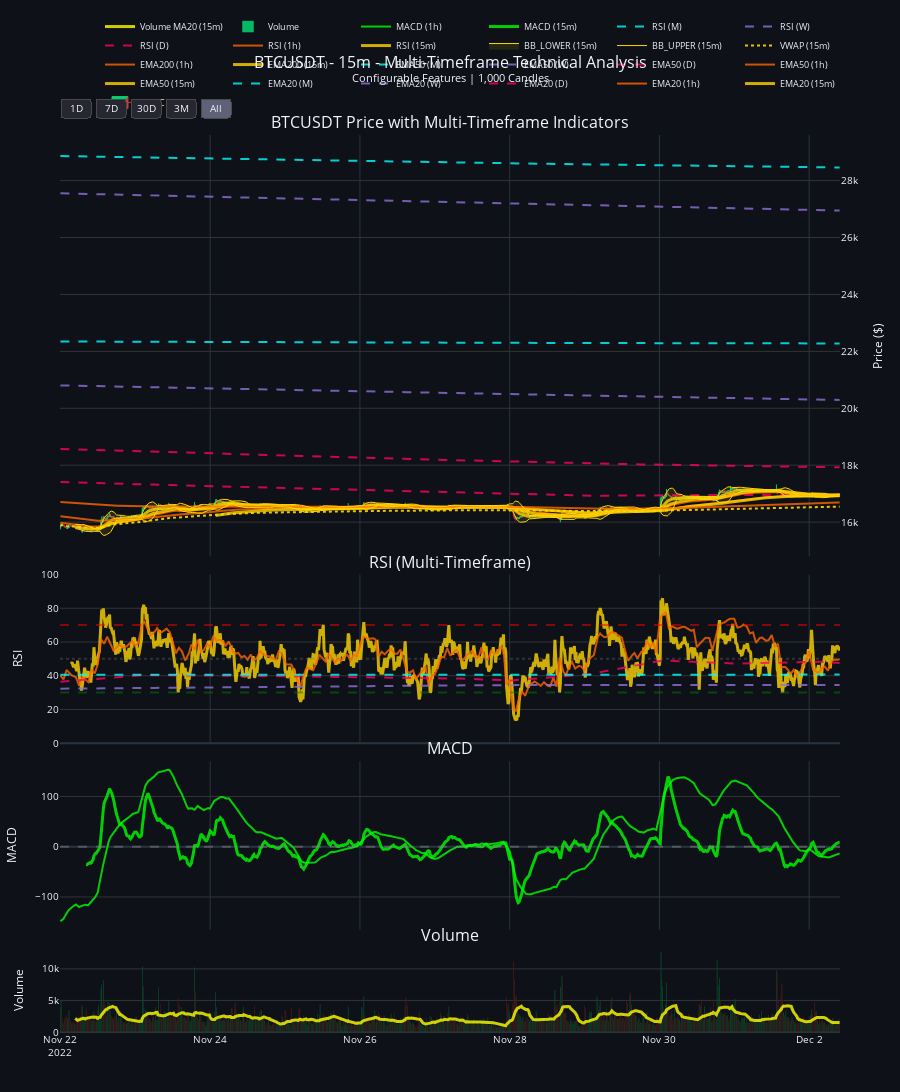

Notebook source saved alongside this figure:
### Code cell
# =============================================================================
# CREATE CHART
# =============================================================================

print("Creating Multi-Timeframe Interactive Chart...")

# Create subplot structure
fig = make_subplots(
    rows=4, cols=1, shared_xaxes=True, vertical_spacing=0.02,
    subplot_titles=(f'{symbol} Price with Multi-Timeframe Indicators', 'RSI (Multi-Timeframe)', 'MACD', 'Volume'),
    row_heights=[0.5, 0.2, 0.2, 0.1]
)

# === 1. CANDLESTICK CHART ===
fig.add_trace(go.Candlestick(
    x=viz_df.index, open=viz_df['open'], high=viz_df['high'], low=viz_df['low'], close=viz_df['close'],
    name='OHLC', increasing_line_color='#00ff88', decreasing_line_color='#ff4444',
    increasing_fillcolor='#00ff88', decreasing_fillcolor='#ff4444', line=dict(width=1), opacity=0.8
), row=1, col=1)

# === 2. MAIN CHART INDICATORS ===
for indicator, timeframes in CHART_FEATURES_CONFIG.get('main_chart', {}).items():
    available = get_available_features_by_timeframe(viz_df, indicator, timeframes)
    for tf, col_name in available.items():
        color = TIMEFRAME_COLORS.get(tf, '#ffffff')
        style = get_indicator_style(indicator, tf)
        
        # Prepare trace parameters
        trace_params = {
            'x': viz_df.index,
            'y': viz_df[col_name],
            'mode': 'lines',
            'name': f'{indicator.upper()} ({tf})',
            'line': dict(color=color, width=style['width'], dash=style['dash']),
            'opacity': style['opacity']
        }
        
        # Add fill for Bollinger Bands lower
        if indicator == 'bb_lower' and 'fill' in style:
            trace_params['fill'] = style['fill']
            # Convert hex color to rgba for fill
            hex_color = color.lstrip('#')
            rgb = tuple(int(hex_color[i:i+2], 16) for i in (0, 2, 4))
            trace_params['fillcolor'] = f'rgba({rgb[0]}, {rgb[1]}, {rgb[2]}, {style["fill_opacity"]})'
        
        # Generic trace - works for ALL indicators
        fig.add_trace(go.Scatter(**trace_params), row=1, col=1)

# === 3. RSI SUBPLOT ===
for indicator, timeframes in CHART_FEATURES_CONFIG.get('rsi_subplot', {}).items():
    available = get_available_features_by_timeframe(viz_df, indicator, timeframes)
    for tf, col_name in available.items():
        color = TIMEFRAME_COLORS.get(tf, '#ffaa00')
        style = get_indicator_style(indicator, tf)
        
        fig.add_trace(go.Scatter(
            x=viz_df.index, y=viz_df[col_name], mode='lines', name=f'RSI ({tf})',
            line=dict(color=color, width=style['width'], dash=style['dash']),
            opacity=style['opacity']
        ), row=2, col=1)

fig.add_hline(y=70, line_dash="dash", line_color="red", opacity=0.5, row=2, col=1)
fig.add_hline(y=30, line_dash="dash", line_color="green", opacity=0.5, row=2, col=1)
fig.add_hline(y=50, line_dash="dot", line_color="gray", opacity=0.3, row=2, col=1)
fig.update_yaxes(title_text="RSI", range=[0, 100], row=2, col=1)

# === 4. MACD SUBPLOT ===
macd_col = signal_col = None
for indicator, timeframes in CHART_FEATURES_CONFIG.get('macd_subplot', {}).items():
    available = get_available_features_by_timeframe(viz_df, indicator, timeframes)
    for tf, col_name in available.items():
        color = TIMEFRAME_COLORS.get(tf, '#ffffff')
        style = get_indicator_style(indicator, tf)
        
        if indicator == 'macd':
            macd_col = col_name
            fig.add_trace(go.Scatter(
                x=viz_df.index, y=viz_df[col_name], mode='lines', name=f'MACD ({tf})',
                line=dict(color='#00ff00', width=style['width'], dash=style['dash']),
                opacity=style['opacity']
            ), row=3, col=1)
        elif indicator == 'macd_signal':
            signal_col = col_name
            fig.add_trace(go.Scatter(
                x=viz_df.index, y=viz_df[col_name], mode='lines', name=f'MACD Signal ({tf})',
                line=dict(color='#ff4444', width=style['width'], dash=style['dash']),
                opacity=style['opacity']
            ), row=3, col=1)

if macd_col and signal_col:
    macd_histogram = viz_df[macd_col] - viz_df[signal_col]
    colors = ['green' if x >= 0 else 'red' for x in macd_histogram]
    fig.add_trace(go.Bar(x=viz_df.index, y=macd_histogram, name='MACD Histogram', 
                        marker_color=colors, opacity=0.5), row=3, col=1)

fig.add_hline(y=0, line_dash="dash", line_color="gray", opacity=0.5, row=3, col=1)
fig.update_yaxes(title_text="MACD", row=3, col=1)

# === 5. VOLUME BARS ===
volume_colors = ['#00ff88' if viz_df['close'].iloc[i] >= viz_df['open'].iloc[i] else '#ff4444' for i in range(len(viz_df))]
fig.add_trace(go.Bar(x=viz_df.index, y=viz_df['volume'], name='Volume', marker_color=volume_colors, opacity=0.7), row=4, col=1)

for indicator, timeframes in CHART_FEATURES_CONFIG.get('volume_subplot', {}).items():
    if indicator == 'volume_ma20':
        available = get_available_features_by_timeframe(viz_df, indicator, timeframes)
        for tf, col_name in available.items():
            style = get_indicator_style(indicator, tf)
            fig.add_trace(go.Scatter(
                x=viz_df.index, y=viz_df[col_name], mode='lines', name=f'Volume MA20 ({tf})',
                line=dict(color='#ffff00', width=style['width'], dash=style['dash']),
                opacity=style['opacity']
            ), row=4, col=1)

fig.update_yaxes(title_text="Volume", row=4, col=1)

# === 6. LAYOUT & DISPLAY ===
fig.update_layout(
    title={'text': f'{symbol} - {time_frame} - Multi-Timeframe Technical Analysis<br><sup>Configurable Features | {len(viz_df):,} Candles</sup>',
           'x': 0.5, 'xanchor': 'center', 'font': {'size': 16}},
    height=1200, showlegend=True, template='plotly_dark', font=dict(size=10),
    margin=dict(l=60, r=60, t=100, b=60), plot_bgcolor='#0e1117', paper_bgcolor='#0e1117',
    legend=dict(orientation="h", yanchor="bottom", y=1.02, xanchor="right", x=1, font=dict(size=9)),
    xaxis=dict(rangeselector=dict(buttons=[
        dict(count=1, label="1D", step="day", stepmode="backward"),
        dict(count=7, label="7D", step="day", stepmode="backward"),
        dict(count=30, label="30D", step="day", stepmode="backward"),
        dict(count=90, label="3M", step="day", stepmode="backward"),
        dict(step="all", label="All")
    ], bgcolor='#262730', bordercolor='#4a4a4a', borderwidth=1), rangeslider=dict(visible=False), type="date"),
    hovermode='x unified', hoverlabel=dict(bgcolor="rgba(0,0,0,0.8)", bordercolor="white", font_size=10)
)

fig.update_yaxes(title_text="Price ($)", row=1, col=1, side='right')
for row in range(1, 5):
    fig.update_yaxes(showgrid=True, gridwidth=1, gridcolor='#333333', row=row, col=1)

fig.show()

print("Multi-Timeframe Interactive Chart Displayed!")
print("\nTimeframe Colors:")
for tf, color in TIMEFRAME_COLORS.items():
    print(f"  {tf:4} -> {color}")
print("\nConfigurable Styles:")
for indicator, style in INDICATOR_STYLES.items():
    if indicator != 'default':
        print(f"  {indicator:10} -> opacity={style['opacity']}, width={style['width']}, dash={style['dash']}")

### Figure 1 — Plotly figure (JSON) as saved in the notebook; plotly's stock layout.template omitted (floating-point values rounded to 4 significant figures; data arrays with more than 128 entries replaced by an {"elided": "..."} marker saying what was removed)
{"data": [{"close": {"elided": "1000 float values"}, "decreasing": {"fillcolor": "#ff4444", "line": {"color": "#ff4444"}}, "high": {"elided": "1000 float values"}, "increasing": {"fillcolor": "#00ff88", "line": {"color": "#00ff88"}}, "line": {"width": 1}, "low": {"elided": "1000 float values"}, "name": "OHLC", "opacity": 0.8, "open": {"elided": "1000 float values"}, "type": "candlestick", "x": {"elided": "1000 str values"}, "xaxis": "x", "yaxis": "y"}, {"line": {"color": "#ffd700", "dash": "solid", "width": 3}, "mode": "lines", "name": "EMA20 (15m)", "opacity": 0.8, "type": "scatter", "x": {"elided": "1000 str values"}, "xaxis": "x", "y": {"elided": "1000 float values"}, "yaxis": "y"}, {"line": {"color": "#ff6600", "dash": "solid", "width": 2}, "mode": "lines", "name": "EMA20 (1h)", "opacity": 0.8, "type": "scatter", "x": {"elided": "1000 str values"}, "xaxis": "x", "y": {"elided": "1000 float values"}, "yaxis": "y"}, {"line": {"color": "#ff0066", "dash": "dash", "width": 2}, "mode": "lines", "name": "EMA20 (D)", "opacity": 0.8, "type": "scatter", "x": {"elided": "1000 str values"}, "xaxis": "x", "y": {"elided": "1000 float values"}, "yaxis": "y"}, {"line": {"color": "#9370db", "dash": "dash", "width": 2}, "mode": "lines", "name": "EMA20 (W)", "opacity": 0.8, "type": "scatter", "x": {"elided": "1000 str values"}, "xaxis": "x", "y": {"elided": "1000 float values"}, "yaxis": "y"}, {"line": {"color": "#00ffff", "dash": "dash", "width": 2}, "mode": "lines", "name": "EMA20 (M)", "opacity": 0.8, "type": "scatter", "x": {"elided": "1000 str values"}, "xaxis": "x", "y": {"elided": "1000 float values"}, "yaxis": "y"}, {"line": {"color": "#ffd700", "dash": "solid", "width": 3}, "mode": "lines", "name": "EMA50 (15m)", "opacity": 0.8, "type": "scatter", "x": {"elided": "1000 str values"}, "xaxis": "x", "y": {"elided": "1000 float values"}, "yaxis": "y"}, {"line": {"color": "#ff6600", "dash": "solid", "width": 2}, "mode": "lines", "name": "EMA50 (1h)", "opacity": 0.8, "type": "scatter", "x": {"elided": "1000 str values"}, "xaxis": "x", "y": {"elided": "1000 float values"}, "yaxis": "y"}, {"line": {"color": "#ff0066", "dash": "dash", "width": 2}, "mode": "lines", "name": "EMA50 (D)", "opacity": 0.8, "type": "scatter", "x": {"elided": "1000 str values"}, "xaxis": "x", "y": {"elided": "1000 float values"}, "yaxis": "y"}, {"line": {"color": "#9370db", "dash": "dash", "width": 2}, "mode": "lines", "name": "EMA50 (W)", "opacity": 0.8, "type": "scatter", "x": {"elided": "1000 str values"}, "xaxis": "x", "y": {"elided": "1000 float values"}, "yaxis": "y"}, {"line": {"color": "#00ffff", "dash": "dash", "width": 2}, "mode": "lines", "name": "EMA50 (M)", "opacity": 0.8, "type": "scatter", "x": {"elided": "1000 str values"}, "xaxis": "x", "y": {"elided": "1000 float values"}, "yaxis": "y"}, {"line": {"color": "#ffd700", "dash": "solid", "width": 3}, "mode": "lines", "name": "EMA200 (15m)", "opacity": 0.8, "type": "scatter", "x": {"elided": "1000 str values"}, "xaxis": "x", "y": {"elided": "1000 float values"}, "yaxis": "y"}, {"line": {"color": "#ff6600", "dash": "solid", "width": 2}, "mode": "lines", "name": "EMA200 (1h)", "opacity": 0.8, "type": "scatter", "x": {"elided": "1000 str values"}, "xaxis": "x", "y": {"elided": "1000 float values"}, "yaxis": "y"}, {"line": {"color": "#ffd700", "dash": "dot", "width": 2}, "mode": "lines", "name": "VWAP (15m)", "opacity": 0.9, "type": "scatter", "x": {"elided": "1000 str values"}, "xaxis": "x", "y": {"elided": "1000 float values"}, "yaxis": "y"}, {"line": {"color": "#ffd700", "dash": "solid", "width": 1}, "mode": "lines", "name": "BB_UPPER (15m)", "opacity": 0.6, "type": "scatter", "x": {"elided": "1000 str values"}, "xaxis": "x", "y": {"elided": "1000 float values"}, "yaxis": "y"}, {"fill": "tonexty", "fillcolor": "rgba(255, 215, 0, 0.1)", "line": {"color": "#ffd700", "dash": "solid", "width": 1}, "mode": "lines", "name": "BB_LOWER (15m)", "opacity": 0.6, "type": "scatter", "x": {"elided": "1000 str values"}, "xaxis": "x", "y": {"elided": "1000 float values"}, "yaxis": "y"}, {"line": {"color": "#ffd700", "dash": "solid", "width": 3}, "mode": "lines", "name": "RSI (15m)", "opacity": 0.8, "type": "scatter", "x": {"elided": "1000 str values"}, "xaxis": "x2", "y": {"elided": "1000 float values"}, "yaxis": "y2"}, {"line": {"color": "#ff6600", "dash": "solid", "width": 2}, "mode": "lines", "name": "RSI (1h)", "opacity": 0.8, "type": "scatter", "x": {"elided": "1000 str values"}, "xaxis": "x2", "y": {"elided": "1000 float values"}, "yaxis": "y2"}, {"line": {"color": "#ff0066", "dash": "dash", "width": 2}, "mode": "lines", "name": "RSI (D)", "opacity": 0.8, "type": "scatter", "x": {"elided": "1000 str values"}, "xaxis": "x2", "y": {"elided": "1000 float values"}, "yaxis": "y2"}, {"line": {"color": "#9370db", "dash": "dash", "width": 2}, "mode": "lines", "name": "RSI (W)", "opacity": 0.8, "type": "scatter", "x": {"elided": "1000 str values"}, "xaxis": "x2", "y": {"elided": "1000 float values"}, "yaxis": "y2"}, {"line": {"color": "#00ffff", "dash": "dash", "width": 2}, "mode": "lines", "name": "RSI (M)", "opacity": 0.8, "type": "scatter", "x": {"elided": "1000 str values"}, "xaxis": "x2", "y": {"elided": "1000 float values"}, "yaxis": "y2"}, {"line": {"color": "#00ff00", "dash": "solid", "width": 3}, "mode": "lines", "name": "MACD (15m)", "opacity": 0.8, "type": "scatter", "x": {"elided": "1000 str values"}, "xaxis": "x3", "y": {"elided": "1000 float values"}, "yaxis": "y3"}, {"line": {"color": "#00ff00", "dash": "solid", "width": 2}, "mode": "lines", "name": "MACD (1h)", "opacity": 0.8, "type": "scatter", "x": {"elided": "1000 str values"}, "xaxis": "x3", "y": {"elided": "1000 float values"}, "yaxis": "y3"}, {"marker": {"color": {"elided": "1000 str values"}}, "name": "Volume", "opacity": 0.7, "type": "bar", "x": {"elided": "1000 str values"}, "xaxis": "x4", "y": {"elided": "1000 float values"}, "yaxis": "y4"}, {"line": {"color": "#ffff00", "dash": "solid", "width": 3}, "mode": "lines", "name": "Volume MA20 (15m)", "opacity": 0.8, "type": "scatter", "x": {"elided": "1000 str values"}, "xaxis": "x4", "y": {"elided": "1000 float values"}, "yaxis": "y4"}], "layout": {"annotations": [{"font": {"size": 16}, "showarrow": false, "text": "BTCUSDT Price with Multi-Timeframe Indicators", "x": 0.5, "xanchor": "center", "xref": "paper", "y": 1, "yanchor": "bottom", "yref": "paper"}, {"font": {"size": 16}, "showarrow": false, "text": "RSI (Multi-Timeframe)", "x": 0.5, "xanchor": "center", "xref": "paper", "y": 0.51, "yanchor": "bottom", "yref": "paper"}, {"font": {"size": 16}, "showarrow": false, "text": "MACD", "x": 0.5, "xanchor": "center", "xref": "paper", "y": 0.302, "yanchor": "bottom", "yref": "paper"}, {"font": {"size": 16}, "showarrow": false, "text": "Volume", "x": 0.5, "xanchor": "center", "xref": "paper", "y": 0.094, "yanchor": "bottom", "yref": "paper"}], "font": {"size": 10}, "height": 1200, "hoverlabel": {"bgcolor": "rgba(0,0,0,0.8)", "bordercolor": "white", "font": {"size": 10}}, "hovermode": "x unified", "legend": {"font": {"size": 9}, "orientation": "h", "x": 1, "xanchor": "right", "y": 1.02, "yanchor": "bottom"}, "margin": {"b": 60, "l": 60, "r": 60, "t": 100}, "paper_bgcolor": "#0e1117", "plot_bgcolor": "#0e1117", "shapes": [{"line": {"color": "red", "dash": "dash"}, "opacity": 0.5, "type": "line", "x0": 0, "x1": 1, "xref": "x2 domain", "y0": 70, "y1": 70, "yref": "y2"}, {"line": {"color": "green", "dash": "dash"}, "opacity": 0.5, "type": "line", "x0": 0, "x1": 1, "xref": "x2 domain", "y0": 30, "y1": 30, "yref": "y2"}, {"line": {"color": "gray", "dash": "dot"}, "opacity": 0.3, "type": "line", "x0": 0, "x1": 1, "xref": "x2 domain", "y0": 50, "y1": 50, "yref": "y2"}, {"line": {"color": "gray", "dash": "dash"}, "opacity": 0.5, "type": "line", "x0": 0, "x1": 1, "xref": "x3 domain", "y0": 0, "y1": 0, "yref": "y3"}], "showlegend": true, "title": {"font": {"size": 16}, "text": "BTCUSDT - 15m - Multi-Timeframe Technical Analysis<br><sup>Configurable Features | 1,000 Candles</sup>", "x": 0.5, "xanchor": "center"}, "xaxis": {"anchor": "y", "domain": [0, 1], "matches": "x4", "rangeselector": {"bgcolor": "#262730", "bordercolor": "#4a4a4a", "borderwidth": 1, "buttons": [{"count": 1, "label": "1D", "step": "day", "stepmode": "backward"}, {"count": 7, "label": "7D", "step": "day", "stepmode": "backward"}, {"count": 30, "label": "30D", "step": "day", "stepmode": "backward"}, {"count": 90, "label": "3M", "step": "day", "stepmode": "backward"}, {"label": "All", "step": "all"}]}, "rangeslider": {"visible": false}, "showticklabels": false, "type": "date"}, "xaxis2": {"anchor": "y2", "domain": [0, 1], "matches": "x4", "showticklabels": false}, "xaxis3": {"anchor": "y3", "domain": [0, 1], "matches": "x4", "showticklabels": false}, "xaxis4": {"anchor": "y4", "domain": [0, 1]}, "yaxis": {"anchor": "x", "domain": [0.53, 1], "gridcolor": "#333333", "gridwidth": 1, "showgrid": true, "side": "right", "title": {"text": "Price ($)"}}, "yaxis2": {"anchor": "x2", "domain": [0.322, 0.51], "gridcolor": "#333333", "gridwidth": 1, "range": [0, 100], "showgrid": true, "title": {"text": "RSI"}}, "yaxis3": {"anchor": "x3", "domain": [0.114, 0.302], "gridcolor": "#333333", "gridwidth": 1, "showgrid": true, "title": {"text": "MACD"}}, "yaxis4": {"anchor": "x4", "domain": [0, 0.094], "gridcolor": "#333333", "gridwidth": 1, "showgrid": true, "title": {"text": "Volume"}}}}
